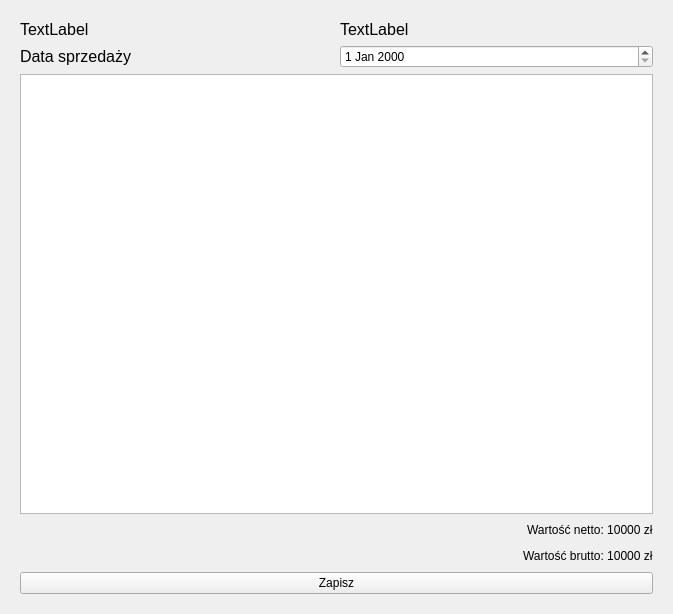
<?xml version="1.0" encoding="UTF-8"?>
<ui version="4.0">
 <class>sprzedaz</class>
 <widget class="QWidget" name="sprzedaz">
  <property name="geometry">
   <rect>
    <x>0</x>
    <y>0</y>
    <width>673</width>
    <height>614</height>
   </rect>
  </property>
  <property name="windowTitle">
   <string>Form</string>
  </property>
  <layout class="QVBoxLayout" name="verticalLayout">
   <item>
    <widget class="QStackedWidget" name="stackedWidget">
     <property name="currentIndex">
      <number>2</number>
     </property>
     <widget class="QWidget" name="wybor_typu">
      <layout class="QGridLayout" name="gridLayout">
       <item row="1" column="0">
        <widget class="QPushButton" name="przycisk_faktura">
         <property name="text">
          <string>Faktura</string>
         </property>
        </widget>
       </item>
       <item row="0" column="0">
        <widget class="QPushButton" name="przycisk_wz">
         <property name="text">
          <string>WZ</string>
         </property>
        </widget>
       </item>
       <item row="2" column="0">
        <widget class="QPushButton" name="przycisk_paragon">
         <property name="text">
          <string>Paragon</string>
         </property>
        </widget>
       </item>
       <item row="3" column="0">
        <spacer name="verticalSpacer">
         <property name="orientation">
          <enum>Qt::Vertical</enum>
         </property>
         <property name="sizeHint" stdset="0">
          <size>
           <width>20</width>
           <height>40</height>
          </size>
         </property>
        </spacer>
       </item>
      </layout>
     </widget>
     <widget class="QWidget" name="wybor_odbiorcy">
      <layout class="QGridLayout" name="gridLayout_3">
       <item row="1" column="0">
        <widget class="QTableView" name="tablica_odbiorcy"/>
       </item>
       <item row="0" column="0">
        <widget class="QLabel" name="label">
         <property name="font">
          <font>
           <pointsize>12</pointsize>
          </font>
         </property>
         <property name="text">
          <string>Wybór odbiorcy:</string>
         </property>
        </widget>
       </item>
      </layout>
     </widget>
     <widget class="QWidget" name="towary">
      <layout class="QVBoxLayout" name="verticalLayout_2">
       <item>
        <layout class="QHBoxLayout" name="horizontalLayout">
         <item>
          <widget class="QLabel" name="napis_dokument">
           <property name="font">
            <font>
             <pointsize>12</pointsize>
            </font>
           </property>
           <property name="text">
            <string>TextLabel</string>
           </property>
          </widget>
         </item>
         <item>
          <widget class="QLabel" name="napis_odbiorca">
           <property name="font">
            <font>
             <pointsize>12</pointsize>
            </font>
           </property>
           <property name="text">
            <string>TextLabel</string>
           </property>
          </widget>
         </item>
        </layout>
       </item>
       <item>
        <layout class="QHBoxLayout" name="horizontalLayout_2">
         <item>
          <widget class="QLabel" name="napis_data">
           <property name="font">
            <font>
             <pointsize>12</pointsize>
            </font>
           </property>
           <property name="text">
            <string>Data sprzedaży</string>
           </property>
          </widget>
         </item>
         <item>
          <widget class="QDateEdit" name="pole_data"/>
         </item>
        </layout>
       </item>
       <item>
        <widget class="QTableView" name="tablica_towary"/>
       </item>
       <item alignment="Qt::AlignRight">
        <widget class="QLabel" name="napis_wartosc_netto">
         <property name="minimumSize">
          <size>
           <width>0</width>
           <height>20</height>
          </size>
         </property>
         <property name="maximumSize">
          <size>
           <width>16777215</width>
           <height>20</height>
          </size>
         </property>
         <property name="text">
          <string>Wartość netto: 10000 zł</string>
         </property>
        </widget>
       </item>
       <item alignment="Qt::AlignRight">
        <widget class="QLabel" name="napis_wartosc_brutto">
         <property name="enabled">
          <bool>true</bool>
         </property>
         <property name="minimumSize">
          <size>
           <width>0</width>
           <height>20</height>
          </size>
         </property>
         <property name="maximumSize">
          <size>
           <width>16777215</width>
           <height>20</height>
          </size>
         </property>
         <property name="text">
          <string>Wartość brutto: 10000 zł</string>
         </property>
        </widget>
       </item>
       <item>
        <widget class="QPushButton" name="przycisk_zapisz">
         <property name="text">
          <string>Zapisz</string>
         </property>
        </widget>
       </item>
      </layout>
     </widget>
    </widget>
   </item>
  </layout>
 </widget>
 <resources/>
 <connections/>
</ui>
